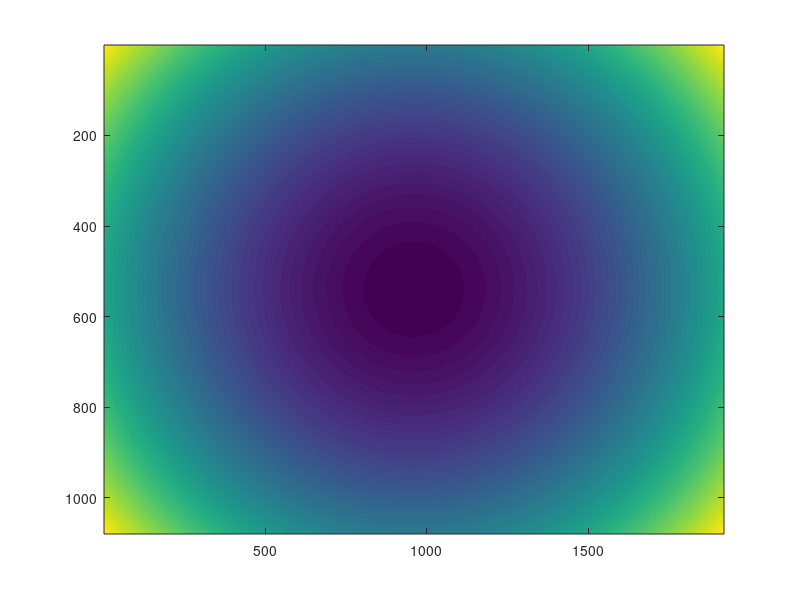

Reproduce this figure in MATLAB. (Note: this script raises an error after producing the figure.)
clear;
%% Script to make single images for the exulus
%(I)Initializations + definitions
%(II) Define mask(s)
%(III) Display mask(s)

%% (I) Initializations + definitions
	%Exculus stats
		ex_res=[1079,1919]; %height, width
        ex_pitch = 6.4e-6; % exulus pixel pitch [m]

	%PBPL measured stats
		ex_max_phase=2*pi;%(black-white) goes (0 to ex_max_phase) at 800nm
		l_cx=ex_res(2)/2 + 0; % where the center of the laser hits the exulus (in px)
		l_cy=ex_res(1)/2 + 0;  % where the center of the laser hits the exulus (in px)

	%physics constants
		speedLight=2.99792456*(10^8); %m/s


	%laser stats
		l_lambda=800e-9;
		l_k0=2*pi/l_lambda;
		l_omega=speedLight*l_k0;
        
	%initialize image;
		im=zeros(ex_res);

	%initialize coordinates
		ys=1:ex_res(1);
		    ys=ys-l_cy;
		xs=1:ex_res(2);
		    xs=xs-l_cx;
		[X,Y]=meshgrid(xs,ys);

	%convert to m
		X=X*ex_pitch; Y=Y*ex_pitch;
		
%% (II) Define phase profiles
	%to combine add the "phases" (instead of re-writing each time)

	%Mask (only applies phase in a particular region)
		mask_xc=0.5; %units fracition (i.e. 0 to 1)
		mask_yc=0.5;
		mask_xL=0.99;
		mask_yL=0.99;
		
		
		s=size(im);
		mask=zeros(s);
		mask(round(s(1)*(mask_xc-mask_xL/2)):round(s(1)*(mask_xc+mask_xL/2)),round(s(2)*(mask_yc-mask_yL/2)):round(s(2)*(mask_yc+mask_yL/2)))=1;

	%Cylindrical lens
		xf=651e-3; %x focal length (m)
		yf=295e-3; %y focal length (m)
		phases=l_k0/2*((X.^2/xf)+(Y.^2/yf));
        
        %phases=phases+0.5*sin(2*pi*(X)/(700*0.8e-6));
				%taper=@(z)-3.147137282755701e7*z + 2.356194490192345e15*(-1.0225662495144752e-10 + 3.3333333333333334e-9*sqrt(0.0009410775611814901 + 0.2461778150009442*z + 16.*z.^2));
        %phases=phases+fliplr(taper(X-min(X(:))-0.8e-3));
        
	%Tilt(s)  *should steer and disperse the beam, a lot like a prism
		xtilt=0e-3; %rad
		ytilt=0e-3; %rad
        
		phases=phases+sin(xtilt)*l_k0*X+sin(ytilt)*l_k0*Y;
		
    figure(1);
        imagesc(phases);
        
    makeZemaxGridPhase(phases,ex_res,[ex_pitch*10^3 ex_pitch*10^3],0,[0 0]);